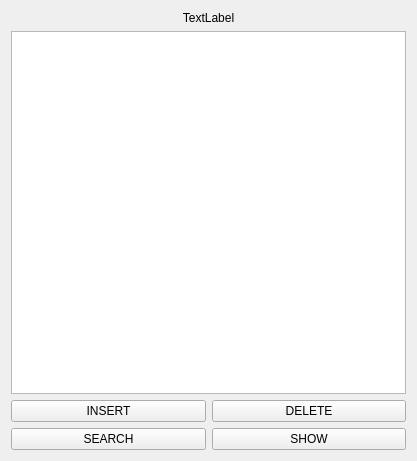
<?xml version="1.0" encoding="UTF-8"?>
<ui version="4.0">
 <class>MainWindow</class>
 <widget class="QMainWindow" name="MainWindow">
  <property name="geometry">
   <rect>
    <x>0</x>
    <y>0</y>
    <width>417</width>
    <height>461</height>
   </rect>
  </property>
  <property name="windowTitle">
   <string>MainWindow</string>
  </property>
  <widget class="QWidget" name="centralWidget">
   <layout class="QHBoxLayout" name="horizontalLayout">
    <item>
     <layout class="QVBoxLayout" name="verticalLayout">
      <item>
       <widget class="QLabel" name="label">
        <property name="text">
         <string>TextLabel</string>
        </property>
        <property name="alignment">
         <set>Qt::AlignCenter</set>
        </property>
       </widget>
      </item>
      <item>
       <widget class="QTextEdit" name="textEdit"/>
      </item>
      <item>
       <layout class="QGridLayout" name="gridLayout">
        <item row="0" column="0">
         <widget class="QPushButton" name="insertB">
          <property name="text">
           <string>INSERT</string>
          </property>
         </widget>
        </item>
        <item row="0" column="1">
         <widget class="QPushButton" name="deleteB">
          <property name="text">
           <string>DELETE</string>
          </property>
         </widget>
        </item>
        <item row="1" column="0">
         <widget class="QPushButton" name="searchB">
          <property name="text">
           <string>SEARCH</string>
          </property>
         </widget>
        </item>
        <item row="1" column="1">
         <widget class="QPushButton" name="showB">
          <property name="text">
           <string>SHOW</string>
          </property>
         </widget>
        </item>
       </layout>
      </item>
     </layout>
    </item>
   </layout>
  </widget>
 </widget>
 <layoutdefault spacing="6" margin="11"/>
 <resources/>
 <connections/>
</ui>
